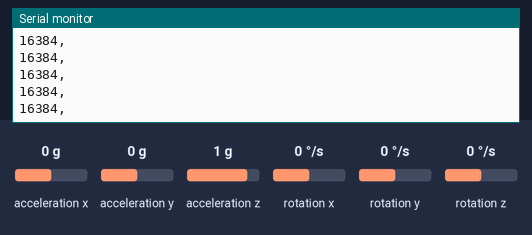
This sketch was run on a simulated Arduino Uno, built with avr-gcc and run on an emulated ATmega328P. Parts: the last lines printed to the serial monitor. Wiring (inferred from the names in the program): MPU-6050 motion sensor at I2C address 0x68. The inputs (shaded band) are chosen by the test bench; at power-on: acceleration z 1 g, acceleration x 0 g, acceleration y 0 g, rotation x 0 °/s, rotation y 0 °/s, rotation z 0 °/s.

Above: at 1.2 s.
1.3 s: acceleration z set to -1.4 g
At 2.4 s:
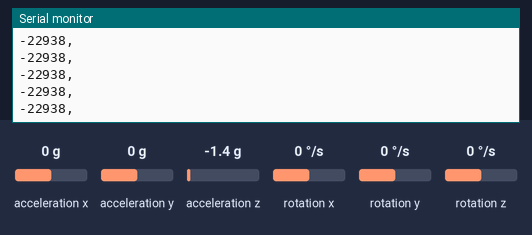
4.3 s: acceleration z set to -0.8 g
At 5.2 s:
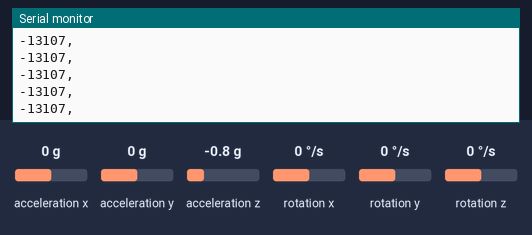
Timing chart, 0 to 7.3 s (numbered marks = the images above; inputs shaded):
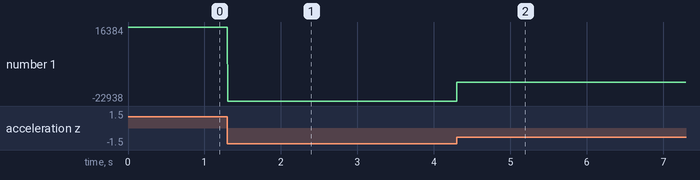

The sketch:

mpu6050-accelerometer.ino
```cpp
// (licence header left out)
/*
===Contact & Support===
Website: http://eeenthusiast.com/
Youtube: https://www.youtube.com/EEEnthusiast
Facebook: https://www.facebook.com/EEEnthusiast/
Patreon: https://www.patreon.com/EE_Enthusiast
Revision: 1.0 (July 13th, 2016)
===Hardware===
- Arduino Uno R3
- MPU-6050 (Available from: http://eeenthusiast.com/product/6dof-mpu-6050-accelerometer-gyroscope-temperature/)
===Software===
- Latest Software: https://github.com/VRomanov89/EEEnthusiast/tree/master/MPU-6050%20Implementation/MPU6050_Implementation
- Arduino IDE v1.6.9
- Arduino Wire library
===Terms of use===
The software is provided by EEEnthusiast without warranty of any kind. In no event shall the authors or
copyright holders be liable for any claim, damages or other liability, whether in an action of contract,
tort or otherwise, arising from, out of or in connection with the software or the use or other dealings in
the software.
*/

#include <Wire.h>


long accelX, accelY, accelZ;
float gForceX, gForceY, gForceZ;

long gyroX, gyroY, gyroZ;
float rotX, rotY, rotZ;

void setup() {
  Serial.begin(115200);
  Wire.begin();
  setupMPU();
}


void loop() {
  recordAccelRegisters();
  recordGyroRegisters();
  printData();
}

void setupMPU(){
  Wire.beginTransmission(0b1101000); //This is the I2C address of the MPU (b1101000/b1101001 for AC0 low/high datasheet sec. 9.2)
  Wire.write(0x6B); //Accessing the register 6B - Power Management (Sec. 4.28)
  Wire.write(0b00000000); //Setting SLEEP register to 0. (Required; see Note on p. 9)
  Wire.endTransmission();
  Wire.beginTransmission(0b1101000); //I2C address of the MPU
  Wire.write(0x1B); //Accessing the register 1B - Gyroscope Configuration (Sec. 4.4)
  Wire.write(0x00000000); //Setting the gyro to full scale +/- 250deg./s // Mudar para 0b00010000 para pegar +/- 1000 °/s
  Wire.endTransmission();
  Wire.beginTransmission(0b1101000); //I2C address of the MPU
  Wire.write(0x1C); //Accessing the register 1C - Acccelerometer Configuration (Sec. 4.5)
  Wire.write(0b000000000); //Setting the accel to +/- 2g // chage to 0b00010000 to get range +/- 8g // change to 0b00011000 to gget range +/- 16g
  Wire.endTransmission();
}

void recordAccelRegisters() {
  Wire.beginTransmission(0b1101000); //I2C address of the MPU
  Wire.write(0x3B); //Starting register for Accel Readings
  Wire.endTransmission();
  Wire.requestFrom(0b1101000,6); //Request Accel Registers (3B - 40)
  while(Wire.available() < 6);
  accelX = Wire.read()<<8|Wire.read(); //Store first two bytes into accelX
  accelY = Wire.read()<<8|Wire.read(); //Store middle two bytes into accelY
  accelZ = Wire.read()<<8|Wire.read(); //Store last two bytes into accelZ
  processAccelData();
}

void processAccelData(){            //change to 16384 if in range of +/- 2g // change to 4096 if in range of +/- 8g // change to 2048 if in range of +/- 16g
  gForceX = (accelX / 4096.0);
  gForceY = (accelY / 4096.0);
  gForceZ = (accelZ / 4096.0);
}

void recordGyroRegisters() {
  Wire.beginTransmission(0b1101000); //I2C address of the MPU
  Wire.write(0x43); //Starting register for Gyro Readings
  Wire.endTransmission();
  Wire.requestFrom(0b1101000,6); //Request Gyro Registers (43 - 48)
  while(Wire.available() < 6);
  gyroX = Wire.read()<<8|Wire.read(); //Store first two bytes into accelX
  gyroY = Wire.read()<<8|Wire.read(); //Store middle two bytes into accelY
  gyroZ = Wire.read()<<8|Wire.read(); //Store last two bytes into accelZ
  processGyroData();
}

void processGyroData() {
  rotX = (gyroX / 131.0);
  rotY = (gyroY / 131.0);
  rotZ = (gyroZ / 131.0);
}

void printData() {

  /*Serial.print(gForceX);
  Serial.print(",");
  Serial.print("\t");
  Serial.print(gForceY);
  Serial.print(",");
  Serial.print("\t");*/
  //Serial.print(gForceZ);
  Serial.print(accelZ);           //accelZ
  Serial.println(",");
  /*Serial.print("\t");
  Serial.print(rotX);
  Serial.print(",");
  Serial.print("\t");
  Serial.print(rotY);
  Serial.print(",");
  Serial.print("\t");
  Serial.print(rotZ);
  Serial.print(",");
  Serial.println("\t");*/
  delayMicroseconds(500);         // T = 0.0005
//Serial.print("\t");
//Serial.println(Tmp/(340.00 + 36.53));
}
```

Measured:
- after the input at 1.3 s, the serial monitor: prints a new line at once (image 1)
- after the input at 4.3 s, the serial monitor: prints a new line at once (image 2)
- plotted number 1: 16384 → -22938 after the input at 1.3 s, -22938 → -13107 after the input at 4.3 s
